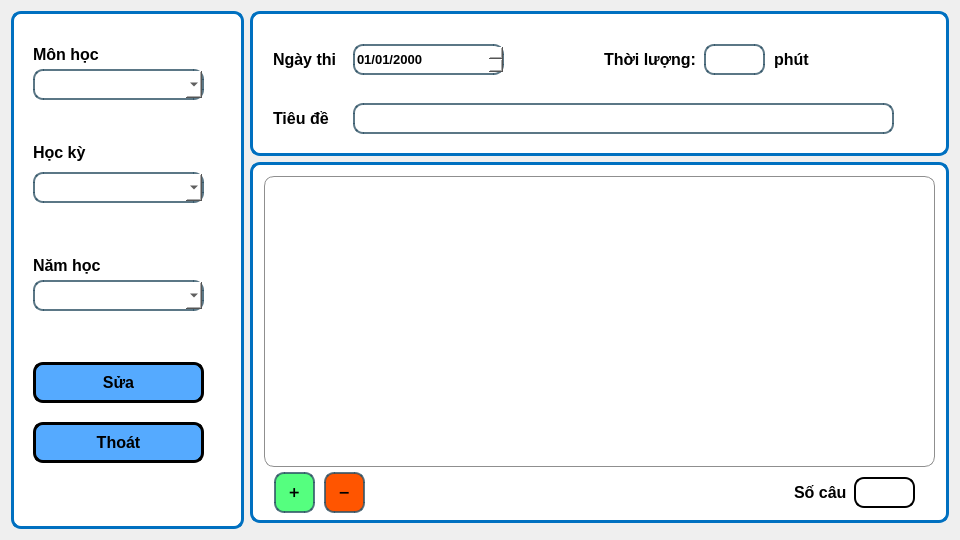
<?xml version="1.0" encoding="UTF-8"?>
<ui version="4.0">
 <class>man_hinh_soan_de_thi</class>
 <widget class="QWidget" name="man_hinh_soan_de_thi">
  <property name="geometry">
   <rect>
    <x>0</x>
    <y>0</y>
    <width>960</width>
    <height>540</height>
   </rect>
  </property>
  <property name="windowTitle">
   <string>Form</string>
  </property>
  <layout class="QGridLayout" name="gridLayout" rowstretch="2,5,0" columnstretch="1,3">
   <item row="0" column="0" rowspan="3">
    <widget class="QGroupBox" name="groupBox">
     <property name="styleSheet">
      <string notr="true">border: 3px solid rgb(0, 112, 192);
border-radius: 10px;
background-color: rgb(255, 255, 255);</string>
     </property>
     <property name="title">
      <string/>
     </property>
     <layout class="QVBoxLayout" name="verticalLayout" stretch="1,1,1,2">
      <property name="topMargin">
       <number>0</number>
      </property>
      <property name="bottomMargin">
       <number>10</number>
      </property>
      <item>
       <widget class="QGroupBox" name="groupBox_4">
        <property name="styleSheet">
         <string notr="true">border: None;</string>
        </property>
        <property name="title">
         <string/>
        </property>
        <widget class="QComboBox" name="mon_hoc">
         <property name="geometry">
          <rect>
           <x>10</x>
           <y>55</y>
           <width>171</width>
           <height>31</height>
          </rect>
         </property>
         <property name="styleSheet">
          <string notr="true">border: 2px solid rgba(46, 82, 101, 200);
background-color: rgb(255,255,255);</string>
         </property>
        </widget>
        <widget class="QLabel" name="label">
         <property name="geometry">
          <rect>
           <x>10</x>
           <y>30</y>
           <width>91</width>
           <height>20</height>
          </rect>
         </property>
         <property name="font">
          <font>
           <family>Tahoma</family>
           <pointsize>12</pointsize>
           <bold>true</bold>
          </font>
         </property>
         <property name="text">
          <string>Môn học</string>
         </property>
        </widget>
       </widget>
      </item>
      <item>
       <widget class="QGroupBox" name="groupBox_5">
        <property name="styleSheet">
         <string notr="true">border: None;</string>
        </property>
        <property name="title">
         <string/>
        </property>
        <widget class="QComboBox" name="hoc_ky">
         <property name="geometry">
          <rect>
           <x>10</x>
           <y>55</y>
           <width>171</width>
           <height>31</height>
          </rect>
         </property>
         <property name="styleSheet">
          <string notr="true">border: 2px solid rgba(46, 82, 101, 200);
background-color: rgb(255,255,255);</string>
         </property>
        </widget>
        <widget class="QLabel" name="label_2">
         <property name="geometry">
          <rect>
           <x>10</x>
           <y>20</y>
           <width>81</width>
           <height>31</height>
          </rect>
         </property>
         <property name="font">
          <font>
           <family>Tahoma</family>
           <pointsize>12</pointsize>
           <bold>true</bold>
          </font>
         </property>
         <property name="text">
          <string>Học kỳ</string>
         </property>
        </widget>
       </widget>
      </item>
      <item>
       <widget class="QGroupBox" name="groupBox_6">
        <property name="styleSheet">
         <string notr="true">border: None;</string>
        </property>
        <property name="title">
         <string/>
        </property>
        <widget class="QComboBox" name="nam_hoc">
         <property name="geometry">
          <rect>
           <x>10</x>
           <y>60</y>
           <width>171</width>
           <height>31</height>
          </rect>
         </property>
         <property name="styleSheet">
          <string notr="true">border: 2px solid rgba(46, 82, 101, 200);
background-color: rgb(255,255,255);</string>
         </property>
        </widget>
        <widget class="QLabel" name="label_3">
         <property name="geometry">
          <rect>
           <x>10</x>
           <y>35</y>
           <width>91</width>
           <height>20</height>
          </rect>
         </property>
         <property name="font">
          <font>
           <family>Tahoma</family>
           <pointsize>12</pointsize>
           <bold>true</bold>
          </font>
         </property>
         <property name="text">
          <string>Năm học</string>
         </property>
        </widget>
       </widget>
      </item>
      <item>
       <widget class="QGroupBox" name="groupBox_7">
        <property name="styleSheet">
         <string notr="true">border: None;</string>
        </property>
        <property name="title">
         <string/>
        </property>
        <widget class="QPushButton" name="sua">
         <property name="geometry">
          <rect>
           <x>10</x>
           <y>40</y>
           <width>171</width>
           <height>41</height>
          </rect>
         </property>
         <property name="font">
          <font>
           <family>Tahoma</family>
           <pointsize>12</pointsize>
           <bold>true</bold>
          </font>
         </property>
         <property name="styleSheet">
          <string notr="true">border: 3px solid rgb(0,0,0);
background-color: rgb(85, 170, 255);</string>
         </property>
         <property name="text">
          <string>Sửa</string>
         </property>
         <property name="icon">
          <iconset>
           <normalon>:/images/334_n.png</normalon>
          </iconset>
         </property>
        </widget>
        <widget class="QPushButton" name="thoat">
         <property name="geometry">
          <rect>
           <x>10</x>
           <y>100</y>
           <width>171</width>
           <height>41</height>
          </rect>
         </property>
         <property name="font">
          <font>
           <family>Tahoma</family>
           <pointsize>12</pointsize>
           <bold>true</bold>
          </font>
         </property>
         <property name="styleSheet">
          <string notr="true">border: 3px solid rgb(0,0,0);
background-color: rgb(85, 170, 255);</string>
         </property>
         <property name="text">
          <string>Thoát</string>
         </property>
         <property name="icon">
          <iconset>
           <normalon>:/images/32_n.png</normalon>
          </iconset>
         </property>
        </widget>
       </widget>
      </item>
     </layout>
    </widget>
   </item>
   <item row="0" column="1">
    <widget class="QGroupBox" name="groupBox_2">
     <property name="styleSheet">
      <string notr="true">border: 3px solid rgb(0, 112, 192);
border-radius: 10px;
background-color: rgb(255, 255, 255);</string>
     </property>
     <property name="title">
      <string/>
     </property>
     <widget class="QGroupBox" name="groupBox_10">
      <property name="geometry">
       <rect>
        <x>13</x>
        <y>77</y>
        <width>672</width>
        <height>56</height>
       </rect>
      </property>
      <property name="styleSheet">
       <string notr="true">border: None;
</string>
      </property>
      <property name="title">
       <string/>
      </property>
      <widget class="QLineEdit" name="tieu_de">
       <property name="geometry">
        <rect>
         <x>90</x>
         <y>15</y>
         <width>541</width>
         <height>31</height>
        </rect>
       </property>
       <property name="styleSheet">
        <string notr="true">border: 2px solid rgba(46, 82, 101, 200);
border-radius: 10px;
padding: 0 8px;
selection-background-color: darkgray;
font-size: 16px;</string>
       </property>
      </widget>
      <widget class="QLabel" name="label_6">
       <property name="geometry">
        <rect>
         <x>10</x>
         <y>20</y>
         <width>71</width>
         <height>20</height>
        </rect>
       </property>
       <property name="font">
        <font>
         <family>Tahoma</family>
         <pointsize>12</pointsize>
         <bold>true</bold>
        </font>
       </property>
       <property name="text">
        <string>Tiêu đề</string>
       </property>
      </widget>
     </widget>
     <widget class="QGroupBox" name="groupBox_8">
      <property name="geometry">
       <rect>
        <x>13</x>
        <y>13</y>
        <width>281</width>
        <height>57</height>
       </rect>
      </property>
      <property name="styleSheet">
       <string notr="true">border: None;</string>
      </property>
      <property name="title">
       <string/>
      </property>
      <widget class="QLabel" name="label_4">
       <property name="geometry">
        <rect>
         <x>10</x>
         <y>20</y>
         <width>71</width>
         <height>31</height>
        </rect>
       </property>
       <property name="font">
        <font>
         <family>Tahoma</family>
         <pointsize>12</pointsize>
         <bold>true</bold>
        </font>
       </property>
       <property name="text">
        <string>Ngày thi</string>
       </property>
      </widget>
      <widget class="QDateEdit" name="ngay_thi">
       <property name="geometry">
        <rect>
         <x>90</x>
         <y>20</y>
         <width>151</width>
         <height>31</height>
        </rect>
       </property>
       <property name="font">
        <font>
         <family>Tahoma</family>
         <pointsize>10</pointsize>
         <bold>true</bold>
        </font>
       </property>
       <property name="styleSheet">
        <string notr="true">border: 2px solid rgba(46, 82, 101, 200);
</string>
       </property>
       <property name="displayFormat">
        <string>dd/MM/yyyy</string>
       </property>
      </widget>
     </widget>
     <widget class="QGroupBox" name="groupBox_9">
      <property name="geometry">
       <rect>
        <x>314</x>
        <y>13</y>
        <width>371</width>
        <height>57</height>
       </rect>
      </property>
      <property name="styleSheet">
       <string notr="true">border: None;</string>
      </property>
      <property name="title">
       <string/>
      </property>
      <widget class="QLineEdit" name="thoi_luong">
       <property name="geometry">
        <rect>
         <x>140</x>
         <y>20</y>
         <width>61</width>
         <height>31</height>
        </rect>
       </property>
       <property name="styleSheet">
        <string notr="true">border: 2px solid rgba(46, 82, 101, 200);
border-radius: 10px;
padding: 0 8px;
selection-background-color: darkgray;
font-size: 16px;</string>
       </property>
      </widget>
      <widget class="QLabel" name="label_5">
       <property name="geometry">
        <rect>
         <x>40</x>
         <y>20</y>
         <width>91</width>
         <height>31</height>
        </rect>
       </property>
       <property name="font">
        <font>
         <family>Tahoma</family>
         <pointsize>12</pointsize>
         <bold>true</bold>
        </font>
       </property>
       <property name="text">
        <string>Thời lượng:</string>
       </property>
      </widget>
      <widget class="QLabel" name="label_8">
       <property name="geometry">
        <rect>
         <x>210</x>
         <y>20</y>
         <width>41</width>
         <height>31</height>
        </rect>
       </property>
       <property name="font">
        <font>
         <family>Tahoma</family>
         <pointsize>12</pointsize>
         <bold>true</bold>
        </font>
       </property>
       <property name="text">
        <string>phút</string>
       </property>
      </widget>
     </widget>
    </widget>
   </item>
   <item row="1" column="1">
    <widget class="QGroupBox" name="groupBox_3">
     <property name="styleSheet">
      <string notr="true">border: 3px solid rgb(0, 112, 192);
border-radius: 10px;
background-color: rgb(255, 255, 255);</string>
     </property>
     <property name="title">
      <string/>
     </property>
     <widget class="QTableWidget" name="danh_sach_cau_hoi">
      <property name="geometry">
       <rect>
        <x>14</x>
        <y>14</y>
        <width>671</width>
        <height>291</height>
       </rect>
      </property>
      <property name="font">
       <font>
        <family>Tahoma</family>
        <pointsize>10</pointsize>
       </font>
      </property>
      <property name="styleSheet">
       <string notr="true">border: 1px solid rgb(143, 143, 143)</string>
      </property>
     </widget>
     <widget class="QGroupBox" name="groupBox_11">
      <property name="geometry">
       <rect>
        <x>14</x>
        <y>310</y>
        <width>670</width>
        <height>41</height>
       </rect>
      </property>
      <property name="styleSheet">
       <string notr="true">border: None;</string>
      </property>
      <property name="title">
       <string/>
      </property>
      <widget class="QPushButton" name="xoa_cau_hoi">
       <property name="geometry">
        <rect>
         <x>60</x>
         <y>0</y>
         <width>41</width>
         <height>41</height>
        </rect>
       </property>
       <property name="font">
        <font>
         <family>Tahoma</family>
         <pointsize>10</pointsize>
         <bold>true</bold>
        </font>
       </property>
       <property name="styleSheet">
        <string notr="true">border: 2px solid rgba(46, 82, 101, 200);
background-color: rgb(255, 85, 0);</string>
       </property>
       <property name="text">
        <string>➖</string>
       </property>
      </widget>
      <widget class="QPushButton" name="them_cau_hoi">
       <property name="geometry">
        <rect>
         <x>10</x>
         <y>0</y>
         <width>41</width>
         <height>41</height>
        </rect>
       </property>
       <property name="font">
        <font>
         <family>Tahoma</family>
         <pointsize>10</pointsize>
         <bold>true</bold>
        </font>
       </property>
       <property name="styleSheet">
        <string notr="true">border: 2px solid rgba(46, 82, 101, 200);
background-color: rgb(85, 255, 127);</string>
       </property>
       <property name="text">
        <string>➕</string>
       </property>
      </widget>
      <widget class="QLabel" name="label_7">
       <property name="geometry">
        <rect>
         <x>530</x>
         <y>5</y>
         <width>61</width>
         <height>31</height>
        </rect>
       </property>
       <property name="font">
        <font>
         <family>Tahoma</family>
         <pointsize>12</pointsize>
         <bold>true</bold>
        </font>
       </property>
       <property name="text">
        <string>Số câu</string>
       </property>
      </widget>
      <widget class="QLineEdit" name="so_cau">
       <property name="geometry">
        <rect>
         <x>590</x>
         <y>5</y>
         <width>61</width>
         <height>31</height>
        </rect>
       </property>
       <property name="styleSheet">
        <string notr="true">border: 2px solid rgb(0, 0, 0);
border-radius: 10px;
padding: 0 8px;
selection-background-color: darkgray;
font-size: 16px;</string>
       </property>
      </widget>
     </widget>
    </widget>
   </item>
  </layout>
 </widget>
 <resources>
  <include location="../../resource.qrc"/>
 </resources>
 <connections/>
</ui>
